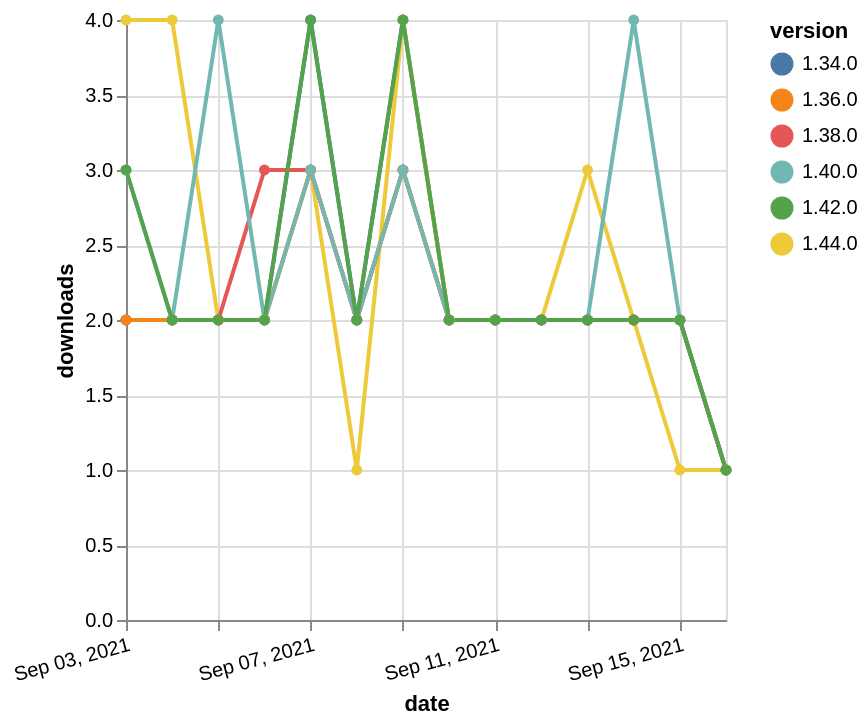

Source (Vega-Lite JSON):
### Vega-Lite specification from a JSON file in a GitHub repository (floating-point values rounded to 4 significant figures)
{"$schema": "https://vega.github.io/schema/vega-lite/v5.json", "description": "A simple bar chart with embedded data.", "data": {"values": [{"date": "2021-09-03", "total": 2289, "delta": 2, "version": "1.34.0"}, {"date": "2021-09-04", "total": 2291, "delta": 2, "version": "1.34.0"}, {"date": "2021-09-05", "total": 2293, "delta": 2, "version": "1.34.0"}, {"date": "2021-09-06", "total": 2295, "delta": 2, "version": "1.34.0"}, {"date": "2021-09-07", "total": 2299, "delta": 4, "version": "1.34.0"}, {"date": "2021-09-08", "total": 2301, "delta": 2, "version": "1.34.0"}, {"date": "2021-09-09", "total": 2305, "delta": 4, "version": "1.34.0"}, {"date": "2021-09-10", "total": 2307, "delta": 2, "version": "1.34.0"}, {"date": "2021-09-11", "total": 2309, "delta": 2, "version": "1.34.0"}, {"date": "2021-09-12", "total": 2311, "delta": 2, "version": "1.34.0"}, {"date": "2021-09-13", "total": 2313, "delta": 2, "version": "1.34.0"}, {"date": "2021-09-14", "total": 2315, "delta": 2, "version": "1.34.0"}, {"date": "2021-09-15", "total": 2317, "delta": 2, "version": "1.34.0"}, {"date": "2021-09-16", "total": 2318, "delta": 1, "version": "1.34.0"}, {"date": "2021-09-03", "total": 215, "delta": 4, "version": "1.44.0"}, {"date": "2021-09-04", "total": 219, "delta": 4, "version": "1.44.0"}, {"date": "2021-09-05", "total": 221, "delta": 2, "version": "1.44.0"}, {"date": "2021-09-06", "total": 223, "delta": 2, "version": "1.44.0"}, {"date": "2021-09-07", "total": 226, "delta": 3, "version": "1.44.0"}, {"date": "2021-09-08", "total": 227, "delta": 1, "version": "1.44.0"}, {"date": "2021-09-09", "total": 231, "delta": 4, "version": "1.44.0"}, {"date": "2021-09-10", "total": 233, "delta": 2, "version": "1.44.0"}, {"date": "2021-09-11", "total": 235, "delta": 2, "version": "1.44.0"}, {"date": "2021-09-12", "total": 237, "delta": 2, "version": "1.44.0"}, {"date": "2021-09-13", "total": 240, "delta": 3, "version": "1.44.0"}, {"date": "2021-09-14", "total": 242, "delta": 2, "version": "1.44.0"}, {"date": "2021-09-15", "total": 243, "delta": 1, "version": "1.44.0"}, {"date": "2021-09-16", "total": 244, "delta": 1, "version": "1.44.0"}, {"date": "2021-09-03", "total": 1451, "delta": 2, "version": "1.38.0"}, {"date": "2021-09-04", "total": 1453, "delta": 2, "version": "1.38.0"}, {"date": "2021-09-05", "total": 1455, "delta": 2, "version": "1.38.0"}, {"date": "2021-09-06", "total": 1458, "delta": 3, "version": "1.38.0"}, {"date": "2021-09-07", "total": 1461, "delta": 3, "version": "1.38.0"}, {"date": "2021-09-08", "total": 1463, "delta": 2, "version": "1.38.0"}, {"date": "2021-09-09", "total": 1466, "delta": 3, "version": "1.38.0"}, {"date": "2021-09-10", "total": 1468, "delta": 2, "version": "1.38.0"}, {"date": "2021-09-11", "total": 1470, "delta": 2, "version": "1.38.0"}, {"date": "2021-09-12", "total": 1472, "delta": 2, "version": "1.38.0"}, {"date": "2021-09-13", "total": 1474, "delta": 2, "version": "1.38.0"}, {"date": "2021-09-14", "total": 1476, "delta": 2, "version": "1.38.0"}, {"date": "2021-09-15", "total": 1478, "delta": 2, "version": "1.38.0"}, {"date": "2021-09-16", "total": 1479, "delta": 1, "version": "1.38.0"}, {"date": "2021-09-03", "total": 1634, "delta": 2, "version": "1.36.0"}, {"date": "2021-09-04", "total": 1636, "delta": 2, "version": "1.36.0"}, {"date": "2021-09-05", "total": 1638, "delta": 2, "version": "1.36.0"}, {"date": "2021-09-06", "total": 1640, "delta": 2, "version": "1.36.0"}, {"date": "2021-09-07", "total": 1643, "delta": 3, "version": "1.36.0"}, {"date": "2021-09-08", "total": 1645, "delta": 2, "version": "1.36.0"}, {"date": "2021-09-09", "total": 1648, "delta": 3, "version": "1.36.0"}, {"date": "2021-09-10", "total": 1650, "delta": 2, "version": "1.36.0"}, {"date": "2021-09-11", "total": 1652, "delta": 2, "version": "1.36.0"}, {"date": "2021-09-12", "total": 1654, "delta": 2, "version": "1.36.0"}, {"date": "2021-09-13", "total": 1656, "delta": 2, "version": "1.36.0"}, {"date": "2021-09-14", "total": 1658, "delta": 2, "version": "1.36.0"}, {"date": "2021-09-15", "total": 1660, "delta": 2, "version": "1.36.0"}, {"date": "2021-09-16", "total": 1661, "delta": 1, "version": "1.36.0"}, {"date": "2021-09-03", "total": 999, "delta": 3, "version": "1.40.0"}, {"date": "2021-09-04", "total": 1001, "delta": 2, "version": "1.40.0"}, {"date": "2021-09-05", "total": 1005, "delta": 4, "version": "1.40.0"}, {"date": "2021-09-06", "total": 1007, "delta": 2, "version": "1.40.0"}, {"date": "2021-09-07", "total": 1010, "delta": 3, "version": "1.40.0"}, {"date": "2021-09-08", "total": 1012, "delta": 2, "version": "1.40.0"}, {"date": "2021-09-09", "total": 1015, "delta": 3, "version": "1.40.0"}, {"date": "2021-09-10", "total": 1017, "delta": 2, "version": "1.40.0"}, {"date": "2021-09-11", "total": 1019, "delta": 2, "version": "1.40.0"}, {"date": "2021-09-12", "total": 1021, "delta": 2, "version": "1.40.0"}, {"date": "2021-09-13", "total": 1023, "delta": 2, "version": "1.40.0"}, {"date": "2021-09-14", "total": 1027, "delta": 4, "version": "1.40.0"}, {"date": "2021-09-15", "total": 1029, "delta": 2, "version": "1.40.0"}, {"date": "2021-09-16", "total": 1030, "delta": 1, "version": "1.40.0"}, {"date": "2021-09-03", "total": 693, "delta": 3, "version": "1.42.0"}, {"date": "2021-09-04", "total": 695, "delta": 2, "version": "1.42.0"}, {"date": "2021-09-05", "total": 697, "delta": 2, "version": "1.42.0"}, {"date": "2021-09-06", "total": 699, "delta": 2, "version": "1.42.0"}, {"date": "2021-09-07", "total": 703, "delta": 4, "version": "1.42.0"}, {"date": "2021-09-08", "total": 705, "delta": 2, "version": "1.42.0"}, {"date": "2021-09-09", "total": 709, "delta": 4, "version": "1.42.0"}, {"date": "2021-09-10", "total": 711, "delta": 2, "version": "1.42.0"}, {"date": "2021-09-11", "total": 713, "delta": 2, "version": "1.42.0"}, {"date": "2021-09-12", "total": 715, "delta": 2, "version": "1.42.0"}, {"date": "2021-09-13", "total": 717, "delta": 2, "version": "1.42.0"}, {"date": "2021-09-14", "total": 719, "delta": 2, "version": "1.42.0"}, {"date": "2021-09-15", "total": 721, "delta": 2, "version": "1.42.0"}, {"date": "2021-09-16", "total": 722, "delta": 1, "version": "1.42.0"}]}, "width": "container", "mark": {"type": "line", "point": {"filled": true}}, "encoding": {"x": {"field": "date", "type": "temporal", "timeUnit": "yearmonthdate", "title": "date", "axis": {"labelAngle": -15}}, "y": {"field": "delta", "type": "quantitative", "title": "downloads"}, "color": {"field": "version", "type": "nominal"}, "tooltip": {"field": "delta"}}}
